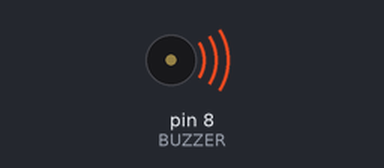
Recording of a sketch running on a simulated Arduino Uno, built with avr-gcc and run on an emulated ATmega328P. On the bench: buzzer (waves = sounding).

Above: at 0.1 s.
At 58.2 s:
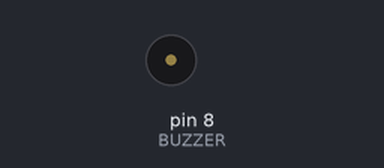
Timing chart, 0 to 59.7 s (numbered marks = the images above):
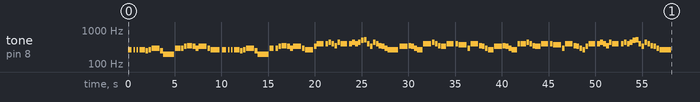

The sketch:

Campana_sobre_campana_one_voice_main.ino
```cpp
// Generado con Partitura → Arduino
// 133 notas/silencios · duración ≈ 58.3 s · 190 BPM
#include <avr/pgmspace.h>
#if !defined(PROGMEM)
  #define PROGMEM
  #define pgm_read_word(p) (*(p))
#endif

#define BUZZER 8
const uint16_t N = 133;

// Frecuencias en Hz (0 = silencio)
const uint16_t melody[] PROGMEM = {
  262, 0, 262, 0, 262, 0, 262, 247, 262, 294, 247, 196,
  294, 294, 330, 349, 330, 294, 330, 294, 262, 0, 262, 0,
  262, 0, 262, 0, 262, 247, 262, 294, 247, 196, 294, 0,
  294, 330, 349, 330, 294, 330, 294, 262, 330, 392, 0, 392,
  440, 392, 349, 440, 392, 0, 392, 440, 392, 440, 494, 523,
  392, 330, 440, 392, 349, 330, 294, 262, 330, 349, 330, 294,
  262, 392, 440, 392, 349, 330, 392, 0, 392, 370, 294, 392,
  349, 330, 294, 262, 330, 349, 330, 294, 262, 392, 392, 440,
  392, 349, 330, 392, 0, 392, 370, 294, 392, 349, 330, 294,
  262, 330, 392, 0, 392, 440, 392, 349, 440, 392, 0, 392,
  440, 392, 440, 494, 523, 392, 330, 440, 392, 349, 330, 294,
  262
};
// Duraciones en ms
const uint16_t dur[] PROGMEM = {
  474, 158, 155, 161, 155, 161, 632, 316, 316, 947, 316, 1263,
  632, 316, 316, 632, 316, 316, 947, 316, 1105, 158, 474, 158,
  155, 161, 155, 161, 632, 316, 316, 947, 316, 1263, 474, 158,
  316, 316, 632, 316, 316, 947, 316, 947, 316, 789, 158, 316,
  316, 316, 316, 316, 789, 158, 316, 316, 316, 316, 316, 316,
  316, 316, 316, 316, 316, 316, 316, 1263, 947, 316, 316, 316,
  632, 947, 316, 316, 316, 632, 789, 158, 316, 947, 316, 947,
  316, 316, 316, 632, 947, 316, 316, 316, 632, 316, 632, 316,
  316, 316, 632, 789, 158, 316, 947, 316, 947, 316, 316, 316,
  316, 316, 789, 158, 316, 316, 316, 316, 316, 789, 158, 316,
  316, 316, 316, 316, 316, 316, 316, 316, 316, 316, 316, 316,
  1421
};

void playSong() {
  for (uint16_t i = 0; i < N; i++) {
    uint16_t f = pgm_read_word(&melody[i]);
    uint16_t d = pgm_read_word(&dur[i]);
    if (f) tone(BUZZER, f, (uint32_t)d * 90 / 100);
    delay(d);
    noTone(BUZZER);
  }
}

void setup() {
  pinMode(BUZZER, OUTPUT);
  playSong();
}

void loop() {
}
```
